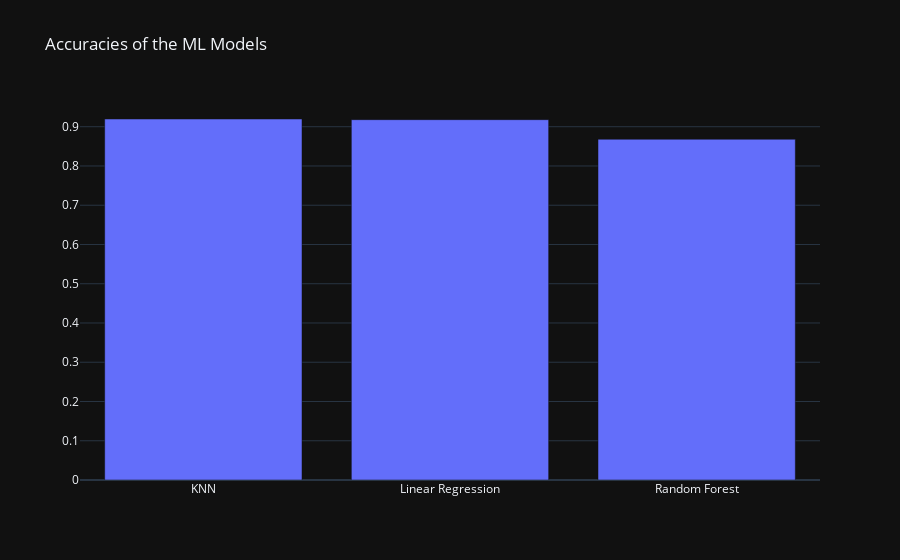

The cell this chart's notebook holds for it:
### Markdown cell above
#### Comapre the Accuracies of The Models

### Code cell
x_val=list(accuracy.keys())
y_val=list(accuracy.values())
fig=go.Figure(data=[go.Bar(x=x_val,y=y_val, hovertext=['91.9% Accurate', '91.8% Accurate', '86.8% Accurate'])])
fig.update_layout(title_text='Accuracies of the ML Models')
fig.show()

### Figure 1 — Plotly figure (JSON) as saved in the notebook; plotly's stock layout.template omitted (floating-point values rounded to 4 significant figures)
{"data": [{"hovertext": ["91.9% Accurate", "91.8% Accurate", "86.8% Accurate"], "type": "bar", "x": ["KNN", "Linear Regression", "Random Forest"], "y": [0.9197, 0.918, 0.8682]}], "layout": {"title": {"text": "Accuracies of the ML Models"}}}
